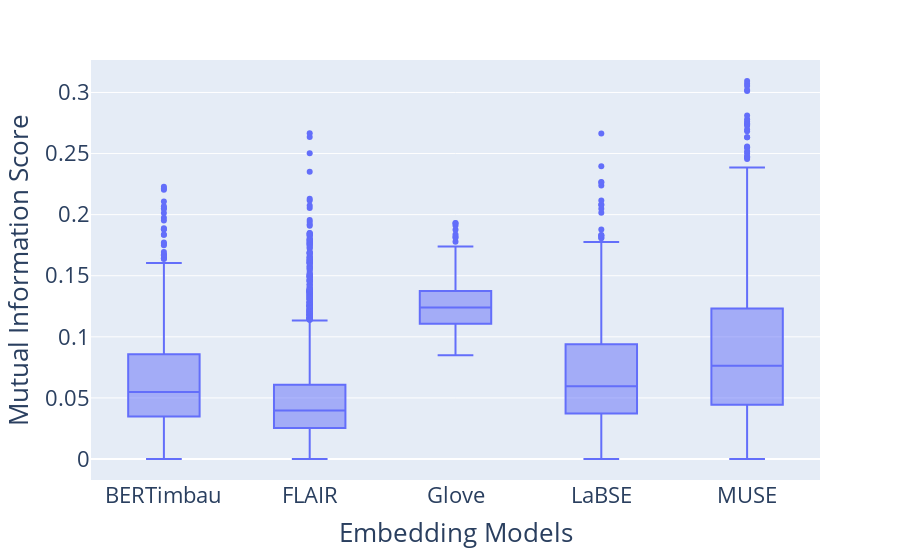

The notebook cell this image was saved under:
### Code cell
print_dependencies_blox_pot('test_data.csv')

### Figure 1 — Plotly figure (JSON) as saved in the notebook; plotly's stock layout.template omitted (floating-point values rounded to 4 significant figures; data arrays with more than 128 entries replaced by an {"elided": "..."} marker saying what was removed)
{"data": [{"alignmentgroup": "True", "hovertemplate": "Embedding Models=%{x}<br>Mutual Information Score=%{y}<extra></extra>", "legendgroup": "", "marker": {"color": "#636efa"}, "name": "", "notched": false, "offsetgroup": "", "orientation": "v", "showlegend": false, "type": "box", "x": {"elided": "6444 str values"}, "x0": " ", "xaxis": "x", "y": {"elided": "6444 float values"}, "y0": " ", "yaxis": "y"}], "layout": {"boxmode": "group", "font": {"size": 22}, "legend": {"tracegroupgap": 0}, "margin": {"t": 60}, "xaxis": {"anchor": "y", "domain": [0, 1], "title": {"text": "Embedding Models"}}, "yaxis": {"anchor": "x", "domain": [0, 1], "title": {"text": "Mutual Information Score"}}}}
